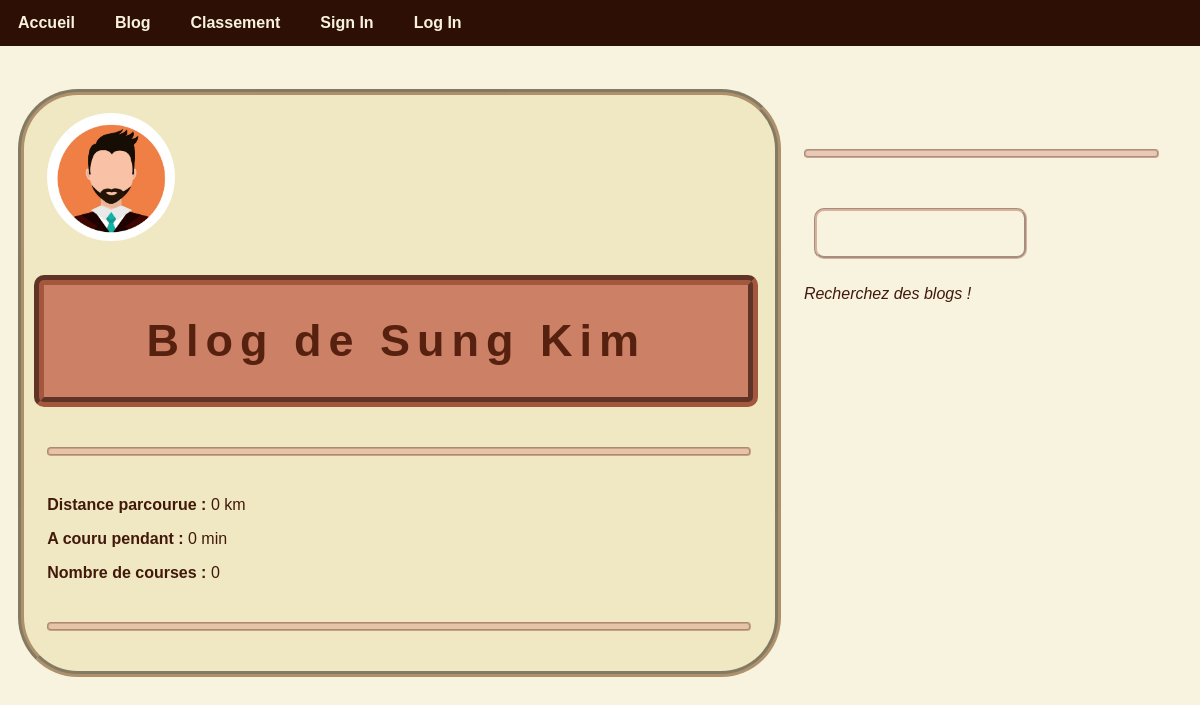
Before: /blog.php?blog=9 with the older database file.
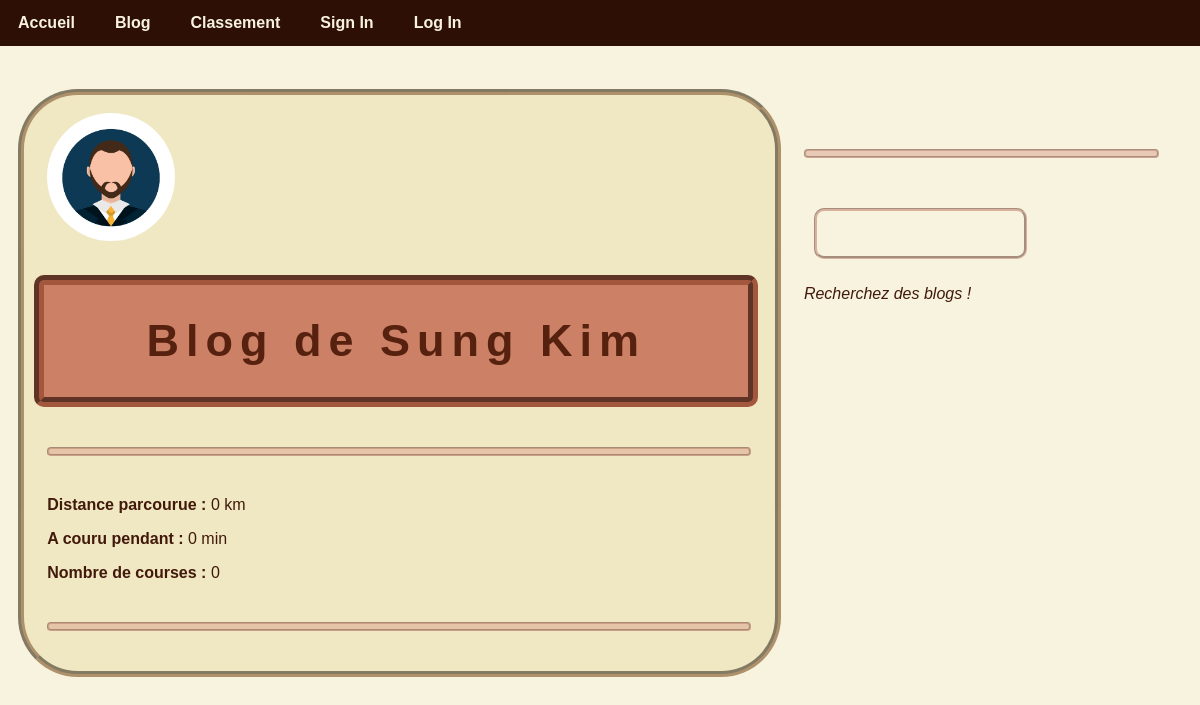
After: the same page with the newer database file.
### tables this page shows
CREATE TABLE IF NOT EXISTS `utilisateur` (
`ID_utilisateur` int(11) NOT NULL,
  `nom` varchar(50) NOT NULL,
  `prenom` varchar(50) NOT NULL,
  `email` varchar(50) NOT NULL,
  `mot_de_passe` varchar(50) NOT NULL,
  `date_naissance` date NOT NULL,
  `date_inscription` date NOT NULL,
  `avatar` varchar(255) DEFAULT NULL
);

### SousPages/SqlFunctions/sqlfunction_blog.php (called while the page is built, shortened)
<?php
function select_titre_blog($connexion, $blog) {
    $sql = "SELECT
                utilisateur.nom as nom,
                utilisateur.prenom as prenom,
                utilisateur.avatar as avatar
            FROM
                utilisateur
            WHERE
                utilisateur.id_utilisateur = '".$blog."'
            ;";
    $result = $connexion->query($sql);
    return $result;
}
?>

### SousPages/calcul_image_size.php (called while the page is built)
<?php
if ($width > $height) {
    $height = $height * $max / $width;
    $width = $max;
} else {
    $width = $width * $max / $height;
    $height = $max;
}
?>

### blog.php (the view, shortened to what this page needs)
<!DOCTYPE html>
<html lang="fr">
<head>
<?php include("SousPages/header.php");?>
</head>
<body>
<?php include("SousPages/navbar.php");?>
<?php
    $connexion = connect_db();
?>
<div class="row">
    <div class="column-main">
        <?php
            if (isset($_GET["blog"])) {
                $blog = $_GET["blog"];
            } else if (isset($_COOKIE["id_utilisateur"])) {
                $blog = $_COOKIE["id_utilisateur"];
                ?>
                <form name="formauto" method="get" action="#">
                    <input type="hidden" name="blog" value="<?php echo $blog;?>">
                </form>
                <script>
                    document.forms["formauto"].submit();
                </script>
                <?php
            } else if (isset($_POST["blog"])) {
                $blog = $_POST["blog"];
                ?>
                <form name="formauto" method="get" action="#">
                    <input type="hidden" name="blog" value="<?php echo $blog;?>">
                </form>
                <script>
                    document.forms["formauto"].submit();
                </script>
                <?php
            } else {
                $blog = 0;
            }
            if ($blog == 0) {
                echo "<p>Tu n'es sur aucun blog. Connecte toi pour en avoir un, ou recherche celui de quelqu'un d'autre.<p>";
            } else {
                $titre = select_titre_blog($connexion, $blog);
                $titre = $titre->fetch();
                $max = 128;
                list($width, $height, $type, $attr) = getimagesize($titre["avatar"]);
                include("SousPages/calcul_image_size.php");
                echo "<div><br>";
                echo "<img src='".$titre["avatar"]."' class='avatar' height='".$height."' width='".$width."' >";
                echo "</div>";
                echo "<h1> Blog de ".$titre['prenom']." ".$titre['nom']."</h1>";
                include('SousPages/show_stats.php');
                echo "<hr>";
                            ?>
                    <?php
            }
        ?>
    </div>
    <div class="column-side">
        <div>
            <?php include("AJAX/recherche_blog.php"); ?>
        </div>
    </div>
</div>
</body>
</html>

Changed rows visible on the page:
changed utilisateur "Sung": avatar: picture added in place of a placeholder
